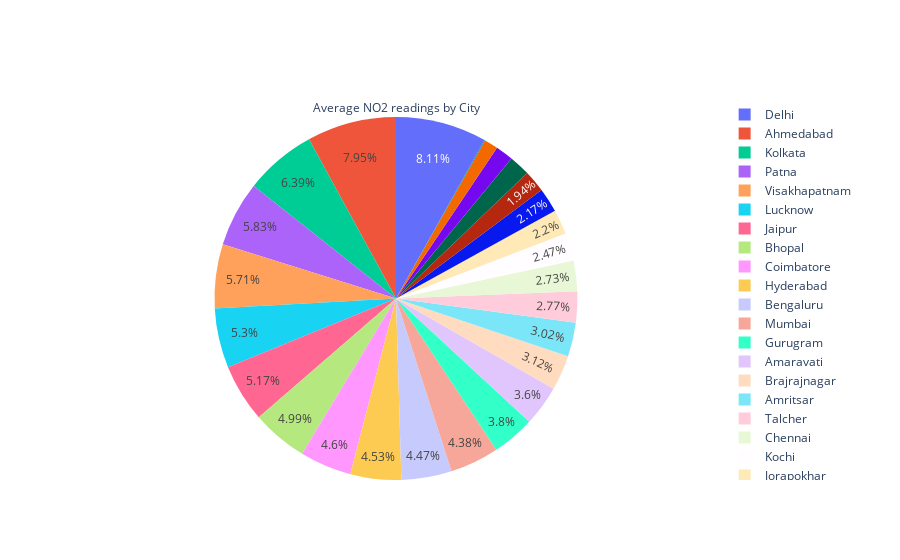

Source (notebook cell):
### Code cell
# avg readings for NO2 across all cities (pie chart)
trace4=go.Pie(labels=avg_readings['City'], values=avg_readings['NO2'],
             title='Average NO2 readings by City')
fig=go.Figure(trace4)
fig.update_traces(textposition='inside')
fig=fig.update_layout(uniformtext_minsize=12, uniformtext_mode='hide')
fig.show()

### Figure 1 — Plotly figure (JSON) as saved in the notebook; plotly's stock layout.template omitted (floating-point values rounded to 4 significant figures)
{"data": [{"labels": ["Ahmedabad", "Aizawl", "Amaravati", "Amritsar", "Bengaluru", "Bhopal", "Brajrajnagar", "Chandigarh", "Chennai", "Coimbatore", "Delhi", "Ernakulam", "Gurugram", "Guwahati", "Hyderabad", "Jaipur", "Jorapokhar", "Kochi", "Kolkata", "Lucknow", "Mumbai", "Patna", "Shillong", "Talcher", "Thiruvananthapuram", "Visakhapatnam"], "textposition": "inside", "title": {"text": "Average NO2 readings by City"}, "type": "pie", "values": [49.81, 0.39, 22.54, 18.88, 28, 31.26, 19.52, 11.83, 17.07, 28.78, 50.76, 12.16, 23.8, 13.6, 28.39, 32.37, 13.78, 15.45, 40.03, 33.19, 27.43, 36.51, 7.66, 17.34, 9.91, 35.73]}], "layout": {"uniformtext": {"minsize": 12, "mode": "hide"}}}
